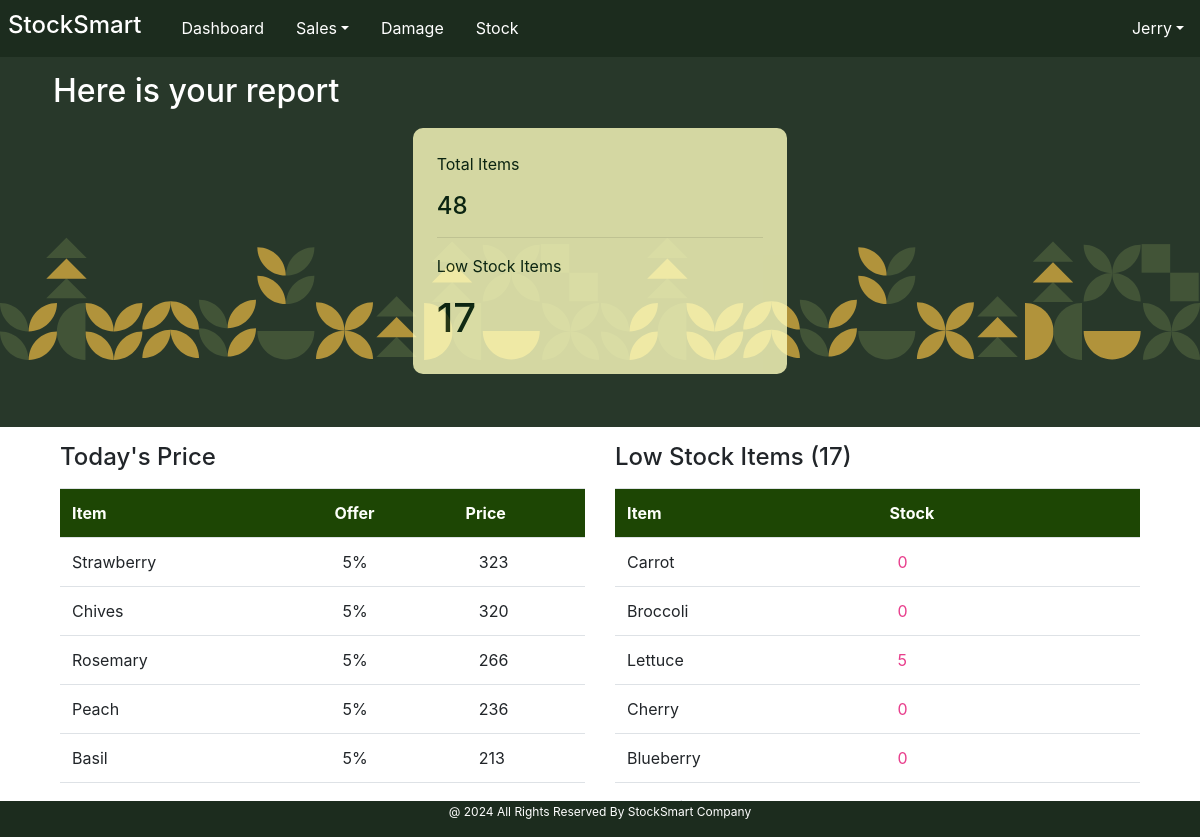
The page /staff_index/ (signed in) on the database its author committed.
### User/models.py (models this page shows)
class User(AbstractUser):
    MY_ROLES =[
        ('Admin','Admin'),
        ('Staff','Staff'),
    ]
    role = models.CharField(max_length=50, choices=MY_ROLES)

### Core/models.py (models this page shows, shortened)
class priceTable(models.Model):
    pt_item = models.OneToOneField(itemTable, on_delete=models.CASCADE)
    pt_sellingPrice = models.DecimalField(max_digits=10, decimal_places=2, null=True, blank=True, default=0)
    pt_tax = models.PositiveIntegerField(null=True, blank=True, default=0)
    pt_offer = models.PositiveIntegerField(null=True, blank=True, default=0)
    pt_timestamp = models.DateTimeField(auto_now_add=True)

class itemTable(models.Model):
    UNIT_CHOICES = [
        ('Kilogram', 'Kg'),
        ('Pieces', 'Pcs'),
    ]
    CATEGORY_CHOICE = [
        ('Vegetables', 'Veg'),
        ('Fruits', 'Fru'),
    ]
    item_name = models.CharField(max_length=50, null=True, blank=True, unique=True)
    item_category = models.CharField(max_length=50, choices=CATEGORY_CHOICE)
    item_unit = models.CharField(max_length=15, choices=UNIT_CHOICES)

### User/views.py (the view)
# urls.py: path('staff_index/', views.staff_index, name="staff_index"),
@login_required()
@staff_required
def staff_index(request):
    base_template = 'user/Index.html' if request.user.role == "Admin" else 'user/staff_index.html'
    low_stock_count, item_count, category_count = product_details()
    sorted_items = todays_offer()
    low_stock_list = lowstock_list()
    context = {
        'base_template': base_template,
        'user': request.user,
        'low_stock_list': low_stock_list,
        'low_stock_count': low_stock_count,
        'item_count': item_count,
        'category_count': category_count,
        'sorted_items': sorted_items,
    }
    return render(request,"user/staff_index.html", context)

### User/utils.py (called while the page is built)
def product_details():
    stockdata =stockTable.objects.all()
    itemdata =itemTable.objects.all()
    stockappendNo=[]
    itemappendName=[]
    itemappendCategory=[]
    for i in itemdata:
        itemappendCategory.append(i.item_category)
        itemappendName.append(i.item_name)
    for i in stockdata:
        if i.st_remainingStock < 10:
            stockappendNo.append(i.st_item.item_name)
    return len(stockappendNo),len(itemappendName), len(set(itemappendCategory))

def todays_offer():
    price_data = priceTable.objects.all()
    offer_list = []
    for i in price_data:
        if i.pt_sellingPrice and i.pt_tax and i.pt_offer:
            try:
                selling_price = Decimal(i.pt_sellingPrice)
                tax = (Decimal(i.pt_tax) / 100) * selling_price
                offer = (Decimal(i.pt_offer) / 100) * selling_price
                offer_amount = selling_price + tax - offer
                i.calculated_price = int(offer_amount)
                offer_list.append((offer, i))
            except (ValueError, Decimal.InvalidOperation) as e:
                continue
    offer_list.sort(reverse=True, key=lambda x: x[0])
    sorted_items = [item for _, item in offer_list]
    return sorted_items

def lowstock_list():
    stockdata= stockTable.objects.all()
    stockappendList=[]
    for i in stockdata:
        if i.st_remainingStock < 10:
            stockappendList.append((i.st_item.item_name,i.st_remainingStock))
    return stockappendList

### templates/user/staff_index.html (shortened to what this page needs)
<!DOCTYPE html>
{%load static%}
<html lang="en">
<head>
    <link href="https://maxcdn.bootstrapcdn.com/bootstrap/4.5.2/css/bootstrap.min.css" rel="stylesheet">
    <link href="https://cdnjs.cloudflare.com/ajax/libs/font-awesome/6.0.0-beta3/css/all.min.css" rel="stylesheet">
    <link href="{% static 'assets/style.css' %}" rel="stylesheet">
</head>
<body>
<nav class="navbar navbar-expand-lg bg-success fixed-top">
    <h3 class="navbar-brand px-2" style="color:FFB533 !important;">StockSmart </h3>
        <div class=" collapse navbar-collapse my-0 justify-content-center" id="navbarNav" style="text-align: center;">
            <ul class="navbar-nav">
                <li id="homeBtn" class="nav-item ">
                    <a  class="nav-link" href="{% url 'staff_index' %}">Dashboard</a>
                </li>
                <li class="nav-item dropdown">
                    <a class="nav-link dropdown-toggle" href="#" id="navbarSalesDropdown" role="button" data-toggle="dropdown" aria-haspopup="true" aria-expanded="false">Sales</a>
                </li>
                <li id="navbarDamageDropdown" class="nav-item ">
                    <a  class="nav-link" href="{% url 'damage' %}">Damage</a>
                </li>
                <li id="navbarStockDropdown" class="nav-item ">
                    <a  class="nav-link" href="{% url 'stock_staff' %}">Stock</a>
                </li>
            </ul>
                    <ul class="navbar-nav ml-auto">
                        <li class="nav-item dropdown">
                            <a class="nav-link dropdown-toggle" href="#" id="navbarUserDropdown" role="button" data-toggle="dropdown" aria-haspopup="true" aria-expanded="false">{{ user.username }}</a>
                        </li>
                    </ul>
                </div>
</nav>
{% block content %}
            <div class="">
                <div class="banner col-12 ">
                    <div class="container mb-3 p-2 d-flex flex-wrap justify-content-center">
                         <div class="col-12">
                             <br>
                             <p>Welcome, {{ user.username }} </P>
                             <H2>Here is your report </h2>
                        </div>
                        <div class="top-fig col-md-4 p-4 ">
                            <p>Total Items</p>
                            <h4>{{item_count}}</h4>
                            <hr>
                            <p>Low Stock Items</p>
                            <h1>{{low_stock_count}}</h1>
                        </div>
                    </div>
                    <br>
                </div>
            </div>
<div class="container d-flex flex-wrap">
    <div class="col-6 Dash-Price-card ">
        <div class="my-3">
            <h4>Today's Price</h4>
        </div>
        <div>
            <table class="table table-hover" >
             <tr >
                <th class="headerx  col-6" scope="col">Item</th>
                <th class="headerx " scope="col">Offer</th>
                <th class="headerx " scope="col">Price</th>
            </tr>
            </table>
                <div class="" style="height: 300px; overflow: auto;">
                    <table class="table table-hover" >
                {% for i in sorted_items %}
                <tr>
                <td class=" col-6">{{i.pt_item.item_name}}</td>
                <td class=" col-3" style="padding-left: 20px;">{{i.pt_offer}}%</td>
                <td class=" col-3" style="padding-left: 25px;">{{i.calculated_price}}</td>
                </tr>
                {% endfor %}
                    </table>
                </div>
        </div>
    </div>
    <div class="col-6 Dash-Price-card ">
        <div class="my-3">
            <h4>Low Stock Items ({{low_stock_count}})</h4>
        </div>
        <div>
            <table class="table table-hover" >
             <tr >
                <th class="headerx  col-6" scope="col">Item</th>
                <th class="headerx col-6" scope="col">Stock</th>
            </tr>
            </table>
                <div class="" style="height: 300px; overflow: auto;">
                    {% if low_stock_list %}
                    <table class="table table-hover" >
                {% for i in low_stock_list %}
                <tr>
                <td class=" col-6">{{i.0}} </td>
                <td class=" col-6 text-pink" style="padding-left: 20px;">{{i.1}}</td>
                </tr>
                {% endfor %}
                    </table>
                    {% else %}
                    <p>No item with Low stock </p>
                    {% endif %}
                </div>
        </div>
    </div>
    </div>
            {% endblock %}
<div class="footer bg-success">
    <p>@ 2024 All Rights Reserved By StockSmart Company</p>
</div>
</body>
</html>

### static/assets/style.css (style rules this page uses)
.nav-item { border-bottom: 1px solid #1C2C1E; }
.alert-success, .bg-success, .text-success, .border-success { background-color: #1C2C1E !important; color: #ffffff !important; border-color: #your-border-color !important; }
body { overflow-x: hidden; height: 95vh; margin-bottom: 20px; }
a { text-decoration: none !important; }
table { margin-bottom: 0px !important; }
.navbar { padding: 0Px !important; }
.nav-item { padding: .5rem .5rem; }
.navbar-brand { font-size: 1.5rem !important; }
.navbar a { color: #ffffff !important; text-decoration: none !important; }
.navbar a:active, { border-color: #your-new-active-border-color; color: #FFCC7B !important; }
.top-fig { margin: 10px 5px 5px 5px; background-color: #FFFFC0; opacity: 0.8; border-radius: 10px; color: rgb(4, 32, 12); }
.banner { background-image: url("../images/bg-02.svg"); background-color: #28382A; color: #ffffff; }
.headerx { background-color: rgb(29, 70, 4) !important; color: #fdfffa !important; }
td { background: rgba(227, 255, 227, 0) !important; }
th { background:rgba(227, 255, 227, 0) !important; }
.footer { position: fixed; left: 0; bottom: 0px; width: 100%; color: white; text-align: center; padding-top : 2px; font-size: 12px; }
.text-pink { color: #e83e8c; }
ul { padding-left: 0; list-style-type: none; margin-bottom: 0; }
li { padding-top: 3px; }

### rows shown on the page
User: username "Jerry"
priceTable: pt_item.item_name "Strawberry", pt_offer "5", calculated_price "323"
priceTable: pt_item.item_name "Chives", pt_offer "5", calculated_price "320"
priceTable: pt_item.item_name "Rosemary", pt_offer "5", calculated_price "266"
priceTable: pt_item.item_name "Peach", pt_offer "5", calculated_price "236"
priceTable: pt_item.item_name "Basil", pt_offer "5", calculated_price "213"
itemTable: item_name "Carrot"
itemTable: item_name "Broccoli"
itemTable: item_name "Lettuce"
itemTable: item_name "Cherry"
itemTable: item_name "Blueberry"

### other values the page prints
{{ item_count }} "48"
{{ low_stock_count }} "17"
{{ i.1 }} "0" "0" "5" "0" "0"
